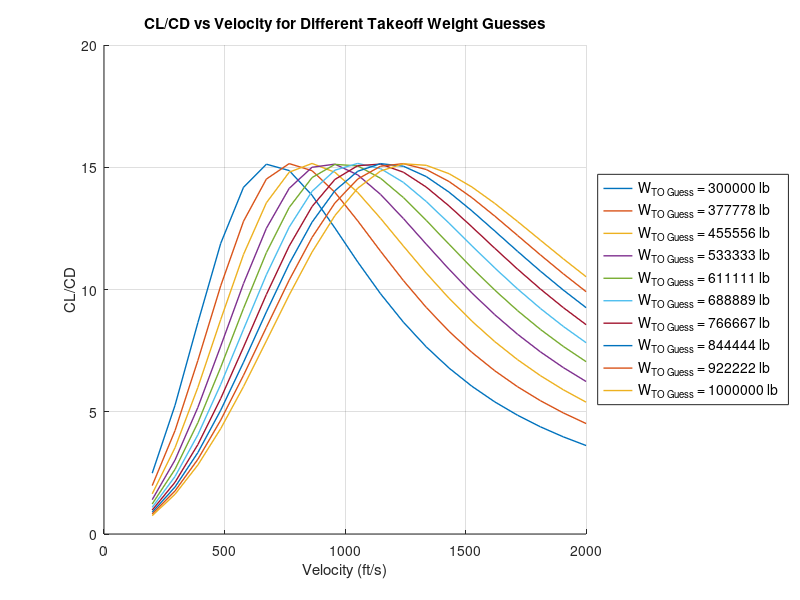

Recreate this plot in MATLAB. (Note: this script raises an error after producing the figure.)
%% Project 1
clc;
clear all;
close all;
%% Mission Values
R=7370*6076; % nmi to ft
E=45/60; % min to hr
Alt = 45000; %ft
rho= 0.0003778; %slugs/ft^3
% Wing
Span = 212 + (7/12); %ft
Area = 4702; %ft^2
AR = Span.^2/Area;
e=0.7; % Osweld efficency
Cd_o = 0.023; % Parasitic Drag Coefficent
Ct = 0.55/3600; % 1/s
% Weights
W_Crew = 10*210; % lbs
W_Pass = 365*185; %lbs
W_Cargo = 365*40; %lbs
W_Payload = W_Crew + W_Pass +W_Cargo;

%% CL/CD and Velocity from Inital Weight Guesses
W_guess = linspace(300000,1000000,10); 
U_range = linspace(200,2000,20);
Cl_Cd_all = zeros(length(W_guess), length(U_range));  
Cl_Cd_max_vals = zeros(size(W_guess));          
U_max = zeros(size(W_guess));
for i = 1:length(W_guess)
    Wi = W_guess(i);
    Cl = Wi./(0.5*rho*(U_range.^2)*Area);
    Cd_i = (Cl.^2)./(AR*pi*e);
    Cl_Cd = Cl./(Cd_o + Cd_i);
    Cl_Cd_all(i,:) = Cl_Cd;
    [Cl_Cd_max_valls(i), idx] = max(Cl_Cd);
    U_max(i)= U_range(idx);
end


%% Plot CL/CD curves at each inital weight guess
figure;
hold on;
for i = 1:length(W_guess)
    plot(U_range,Cl_Cd_all(i,:),'Linewidth',1);
end
xlabel('Velocity (ft/s)');
ylabel('CL/CD');
title('CL/CD vs Velocity for Different Takeoff Weight Guesses');
legend(arrayfun(@(w) sprintf('W_{TO Guess} = %.0f lb', w), W_guess, 'UniformOutput', false), ...
       'Location', 'eastoutside', 'FontSize', 10);
grid on;


%% Weight Fractions and Iterations
W_converged = zeros(size(W_guess));
W1_W0 = 0.97;
W2_W1 = 0.985;
W5_W4 = 0.995;
for i = 1:length(W_guess)
    W_old = W_guess(i);
    iter = 0;
    while true
        iter = iter+1;
        [Cl_Cd_max, U_max] = find_Cl_Cd(W_old, rho, Area, AR, e, Cd_o);
        W3_W2 = exp((-1*R*Ct)./(Cl_Cd_max*U_max));
        W4_W3 = exp((-1*E*Ct)./(Cl_Cd_max));
        Wf_Wi = W1_W0*W2_W1*W3_W2*W4_W3*W5_W4;
        Wfuel_WMTOW = 1.06*(1-Wf_Wi);
        Wempty_WMTOW = 1.02*(W_old).^-0.06;
        WMTOW= W_Payload./(1-Wfuel_WMTOW-Wempty_WMTOW);
        if abs(WMTOW - W_old) < 1e3 || iter >= 50
            break;
        end
    W_converged(i)= WMTOW;
    end 
end
%% Plot Convergence
figure;
plot(W_guess, W_converged, 'b-o', 'LineWidth', 1.5); hold on;
plot(W_guess, W_guess, 'r--', 'LineWidth', 1.5);
xlabel('Guessed Takeoff Weight (lb)');
ylabel('Calculated Takeoff Weight (lb)');
title('Takeoff Weight Convergence');
legend('Calculated W_{TO}','Line of Equality','Location','best');
grid on;

%% Thrust
N_engines = 2; % 2 engines
W_conv = 767938; % lbs (converged value from iteration 5 based off convergence graph)
V = linspace(200,2000,400); % Velocity Range 
Drag_Force_parasitic = 0.5*rho*V.^2*Cd_o;
Drag_Force_induced = (2*W_conv.^2)./(rho*V.^2*Area*pi*e*AR);
Drag_Force_total = Drag_Force_induced + Drag_Force_parasitic;
Mach_numbers = [0.3 0.5 0.7 0.8 0.9 1.0];
Thrust_JT9D_1eng = [3500 3000 2700 2500 2300 2100];
Thrust_GE90_2eng = Thrust_JT9D_1eng * 1.92 * N_engines;
Temp = 216; % K (for air at 45000 ft)
R = 1716; % gas constant of air.
Gamma = 1.4; % gamma for air.
a = sqrt(Gamma*R*Temp); % speed of sound at 45000 ft.
V_Mach = a*Mach_numbers; % mach number to velocity conversion.
Thrust_available = interp1(V_Mach, Thrust_GE90_2eng, V, 'linear', 'extrap'); %finds velocity points in between mach conversion values.
[~, idx_int] = min(abs(Drag_Force_total - Thrust_available));
V_int = V(idx_int);
T_int = Drag_Force_total(idx_int);

figure; 
hold on; 
grid on;
plot(V, Drag_Force_parasitic, 'b--', 'LineWidth', 1.5);
plot(V, Drag_Force_induced, 'r--', 'LineWidth', 3);
plot(V, Drag_Force_total, 'k-', 'LineWidth', 1.5);
plot(V, Thrust_available, 'g-', 'LineWidth', 1.5);
plot(V_int, T_int, 'ko', 'MarkerFaceColor', 'y', 'MarkerSize', 8);

xlabel('Velocity (ft/s)');
ylabel('Force (lbf)');
title('Thrust Required and Thrust Available at 45,000 ft');
legend('Parasitic Drag','Induced Drag','Total Drag (Thrust Required)', ...
       'Thrust Available (2 GE90 Engines)','Intersection Point','Location','best');
fprintf('Intersection point:\n');
fprintf('Velocity = %.1f ft/s (Mach %.2f)\n', V_int, V_int/a);
fprintf('Thrust Required = Thrust Available = %.0f lbf\n', T_int);

%% CL/CD function. 
function [Cl_Cd_max, U_max] = find_Cl_Cd(Wi, rho, Area, AR, e, Cd_o)
    U_range = linspace(200,2000,20);
    Cl = Wi./(0.5*rho*(U_range.^2)*Area);
    Cd_i = (Cl.^2)./(AR*pi*e);
    Cl_Cd = Cl./(Cd_o + Cd_i);
    [Cl_Cd_max, idx] = max(Cl_Cd);
    U_max= U_range(idx);
    end
